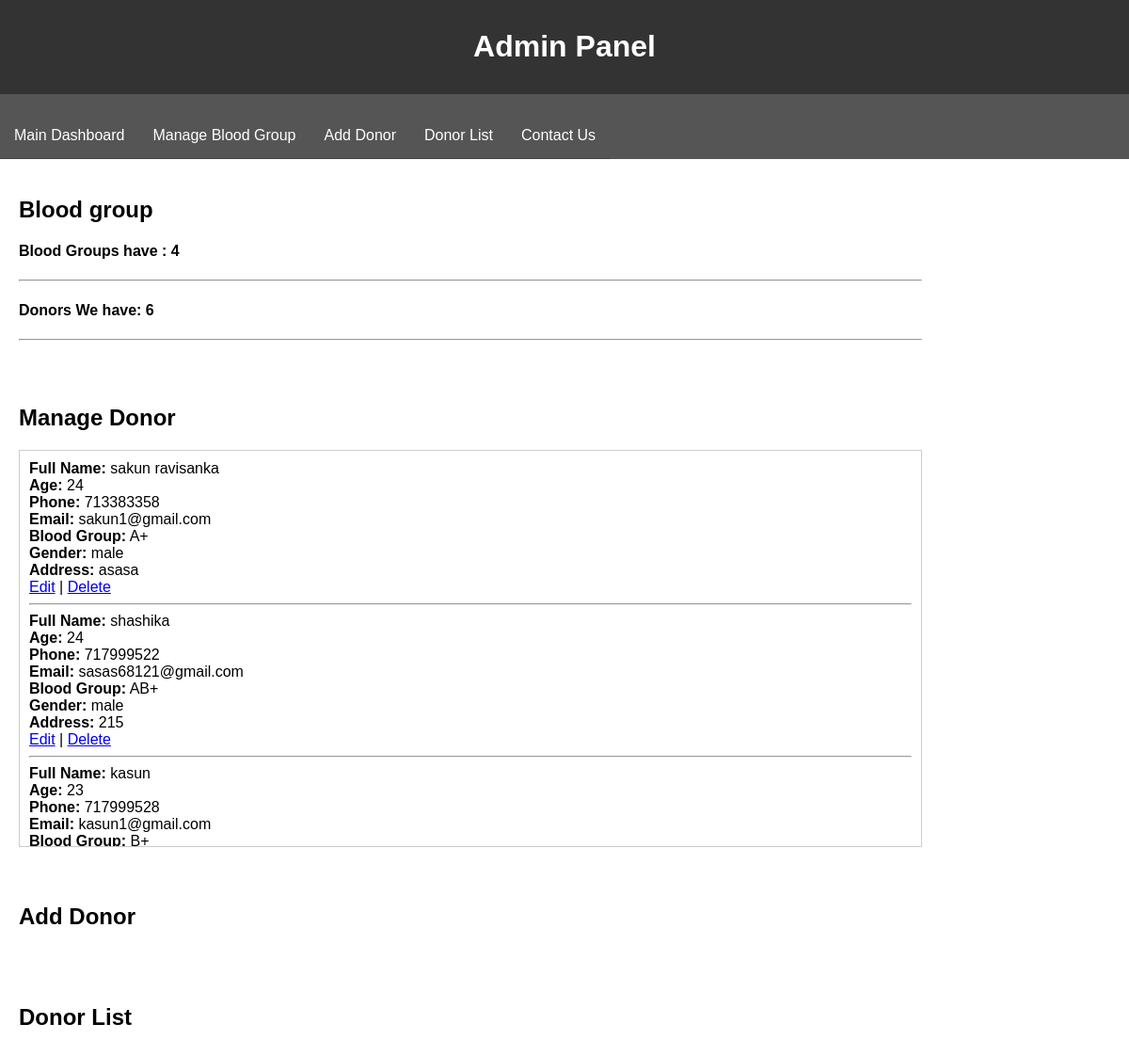
Screenshot of /admin/dashboard.php with the database file from the repository.
### tables this page shows
CREATE TABLE `becomedonor` (
  `id` int(20) NOT NULL,
  `fullname` varchar(100) NOT NULL,
  `age` int(50) NOT NULL,
  `phone` int(50) NOT NULL,
  `email` varchar(100) NOT NULL,
  `bloodgroup` varchar(100) NOT NULL,
  `gender` varchar(100) NOT NULL,
  `address` varchar(100) NOT NULL
);

### admin/dashboard.php (the view, shortened to what this page needs)
<?php
    $servername = "localhost";
    $username = "root";
    $password = "";
    $dbname = "blooddonor";
?><!DOCTYPE html>
<html lang="en">
<head>
</head>
<body>
  <header>
    <h1>Admin Panel</h1>
  </header>
  <nav>
    <a href="#main">Main Dashboard</a>
    <a href="#manageBloodGroup">Manage Blood Group</a>
    <a href="#addDonor">Add Donor</a>
    <a href="#donorList">Donor List</a>
    <a href="#donorList">Contact Us</a>
  </nav>
  <section id="main">
  <h2>Blood group</h2>
 <?php
$conn = new mysqli($servername, $username, $password, $dbname);
$bloodGroupsCountQuery = "SELECT COUNT(DISTINCT bloodgroup) as count FROM becomedonor";
$bloodGroupsCountResult = $conn->query($bloodGroupsCountQuery);
$row = $bloodGroupsCountResult->fetch_assoc();
$bloodGroupsCount = $row["count"];
echo "<h4>Blood Groups have : $bloodGroupsCount</h4>";
echo "<hr>";
$conn = new mysqli($servername, $username, $password, $dbname);
$donorsCountQuery = "SELECT COUNT(*) as count FROM becomedonor";
$donorsCountResult = $conn->query($donorsCountQuery);
$row = $donorsCountResult->fetch_assoc();
$donorsCount = $row["count"];
echo "<h4>Donors We have: $donorsCount</h4>";
echo "<hr>";
?>
  </section>
  <section id="manageBloodGroup">
    <h2>Manage Donor</h2>
    <?php
$servername = "localhost";
$username = "root";
$password = "";
$dbname = "blooddonor";
$conn = new mysqli($servername, $username, $password, $dbname);
$sql = "SELECT * FROM becomedonor";
$result = $conn->query($sql);
echo '<div style="max-height: 400px; overflow: auto; border: 1px solid #ccc; padding: 10px;">';
if ($result->num_rows > 0) {
    while ($row = $result->fetch_assoc()) {
        echo "<b>Full Name: </b> " . $row["fullname"] . "<br>";
        echo "<b>Age:</b>  " . $row["age"] . "<br>";
        echo "<b>Phone:</b>  " . $row["phone"] . "<br>";
        echo "<b>Email: </b> " . $row["email"] . "<br>";
        echo "<b>Blood Group:</b>  " . $row["bloodgroup"] . "<br>";
        echo "<b>Gender: </b> " . $row["gender"] . "<br>";
        echo "<b>Address:  </b>" . $row["address"] . "<br>";
        echo '<a href="editdonor.php?id=' . $row["id"] . '">Edit</a> | ';
        echo '<a href="dashboard.php?id=' . $row["id"] . '" onclick="return confirm(\'Are you sure?\')">Delete</a>';
        echo "<hr>";
    }
} else {
    echo "No records found";
}
echo '</div>';
?>
  </section>
  <section id="addDonor">
    <h2>Add Donor</h2>
  </section>
  <section id="donorList">
    <h2>Donor List</h2>
  </section>
</body>
</html>

### admin/dashboard.php (style rules this page uses)
body { font-family: Arial, sans-serif; margin: 0; padding: 0; }
header { background-color: #333; color: #fff; padding: 10px; text-align: center; }
nav { display: flex; background: #555; padding-top: 20px; }
nav a { display: block; padding: 15px; color: #fff; text-decoration: none; text-align: center; border-bottom: 1px solid #444; }
section { float: center; width: 80%; padding: 20px; }

### rows the page displays
becomedonor: fullname "sakun ravisanka", age "24", phone "713383358", email "sakun1@gmail.com", bloodgroup "A+", gender "male", address "asasa"
becomedonor: fullname "shashika", age "24", phone "717999522", email "sasas68121@gmail.com", bloodgroup "AB+", gender "male", address "215"
becomedonor: fullname "kasun", age "23", phone "717999528", email "kasun1@gmail.com", bloodgroup "B+"

### other values shown
$bloodGroupsCount "4"
$donorsCount "6"
